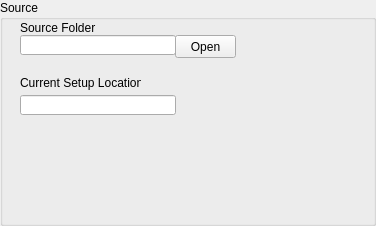
     <widget class="QGroupBox" name="source_data">
      <property name="geometry">
       <rect>
        <x>100</x>
        <y>75</y>
        <width>376</width>
        <height>226</height>
       </rect>
      </property>
      <property name="title">
       <string>Source</string>
      </property>
      <widget class="QLineEdit" name="sourceFolder">
       <property name="geometry">
        <rect>
         <x>20</x>
         <y>35</y>
         <width>156</width>
         <height>20</height>
        </rect>
       </property>
      </widget>
      <widget class="QLabel" name="label_23">
       <property name="geometry">
        <rect>
         <x>20</x>
         <y>20</y>
         <width>76</width>
         <height>16</height>
        </rect>
       </property>
       <property name="text">
        <string>Source Folder</string>
       </property>
      </widget>
      <widget class="QLabel" name="label_24">
       <property name="geometry">
        <rect>
         <x>20</x>
         <y>75</y>
         <width>121</width>
         <height>16</height>
        </rect>
       </property>
       <property name="text">
        <string>Current Setup Location</string>
       </property>
      </widget>
      <widget class="QLineEdit" name="setupLocation">
       <property name="geometry">
        <rect>
         <x>20</x>
         <y>95</y>
         <width>156</width>
         <height>20</height>
        </rect>
       </property>
      </widget>
      <widget class="QPushButton" name="openSourceBtn">
       <property name="geometry">
        <rect>
         <x>175</x>
         <y>35</y>
         <width>61</width>
         <height>23</height>
        </rect>
       </property>
       <property name="text">
        <string>Open</string>
       </property>
      </widget>
     </widget>
